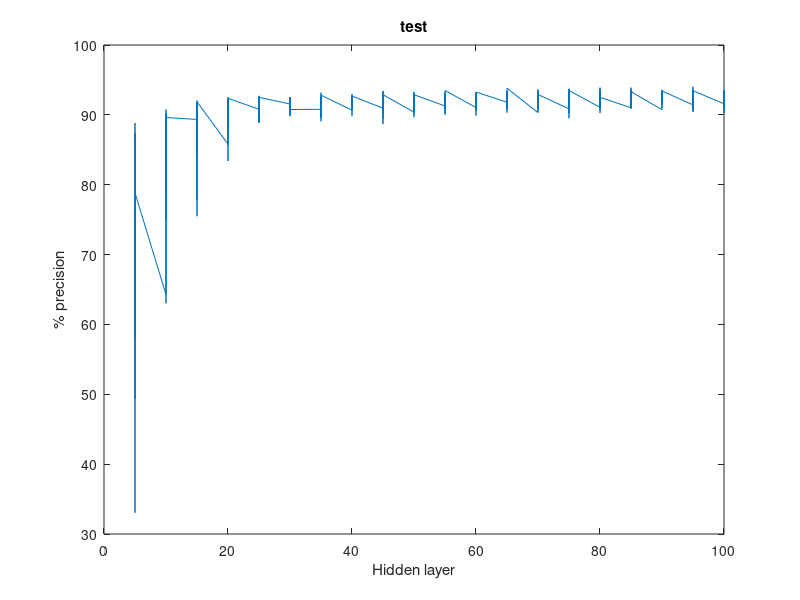

MATLAB code for this plot:
load ("mydata.mat")
hi=mydata(:,1);
%lambda=mydata(:,2);
accu=mydata(:,4);

plot (hi,accu);
xlabel("Hidden layer");
ylabel("% precision");
title("test");
